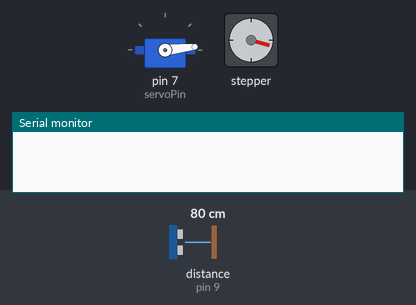
The sketch below on a simulated Arduino Uno, built with avr-gcc and run on an emulated ATmega328P. On the bench: servo, stepper motor, the last lines printed to the serial monitor. Wiring (inferred from the names in the program): ultrasonic range finder: trigger pin 8; echo pin 9. The test bench sets the inputs (shaded band); at power-on: distance to the obstacle (sensor on pin 9) 80 cm. The echo pulse lasts 58.3 µs per cm; stepper angles assume 203 steps per turn.

Above: at 1.2 s.
1.3 s: distance to the obstacle (sensor on pin 9) set to 2 cm
At 1.51 s:
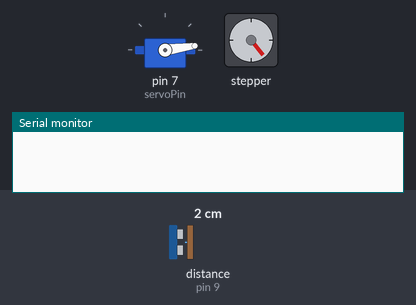
4.3 s: distance to the obstacle (sensor on pin 9) set to 299 cm
At 9.54 s:
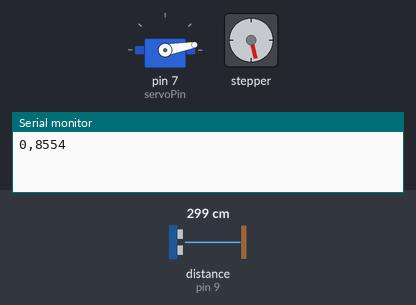
Timing chart, 0 to 28.9 s (numbered marks = the images above; inputs shaded):
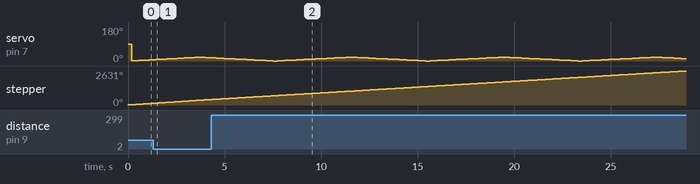

The sketch:

Arduino_Side_Code.ino.ino
```cpp
#include <Stepper.h>
#include <Servo.h>

const int trigPin = 8;
const int echoPin = 9;

const int servoPin = 7;

long duration;
int distance;

int tiltAngle = 0;
int tiltDir = 1;

const int stepsPerRevolution = 2038 / 10;
const int intersections = 4;

Stepper myStepper = Stepper(stepsPerRevolution, 10, 12, 11, 13);

Servo tilter;

void setup() {
  pinMode(trigPin, OUTPUT); // Sets the trigPin as an Output
  pinMode(echoPin, INPUT); // Sets the echoPin as an Input

  myStepper.setSpeed(20);
  tilter.attach(servoPin);

  Serial.begin(9600);
}

void loop() {
  // rotates the stepper motor from 0 to 360 degrees clockwise
  for (int tempInt = 0, sum = 0; tempInt < intersections; ++tempInt) {
    sum = 0;
    for (int i = 0; i < stepsPerRevolution / intersections; i++) {

      myStepper.step(10);
      delay(30);
      sum += calculateDistance();

      tilter.write(updTilt());
    }

      Serial.print(tempInt);
      Serial.print(',');
      Serial.println(sum);
 }


  // rotates the stepper motor from 0 to 360 degrees counterclockwise

  for (int tempInt = intersections - 1, sum = 0; tempInt >= 0; --tempInt) {
    sum = 0;
    for (int i = 0; i < stepsPerRevolution / intersections; i++) {
      myStepper.step(-10);
      delay(30);
      sum += calculateDistance();

      tilter.write(updTilt());
    }

      Serial.print(tempInt);
      Serial.print(',');
      Serial.println(sum);
  }
}

// Function for calculating the distance measured by the Ultrasonic sensor
int calculateDistance() {
  digitalWrite(trigPin, LOW);
  delayMicroseconds(2);
  digitalWrite(trigPin, HIGH);
  delayMicroseconds(10);
  digitalWrite(trigPin, LOW);
  duration = pulseIn(echoPin, HIGH); //  Reads the echoPin, returns the sound wave travel time in microseconds
  distance = duration * 0.034 / 2;
  distance = (distance > 0 ? distance : 0);
  return distance;
}

int updTilt () {
  if(tiltAngle <= 0) {
    tiltDir = 1;
  }

  if(tiltAngle >= 20) {
    tiltDir = -1;
  }

  tiltAngle += tiltDir;

  return tiltAngle;
}
```
